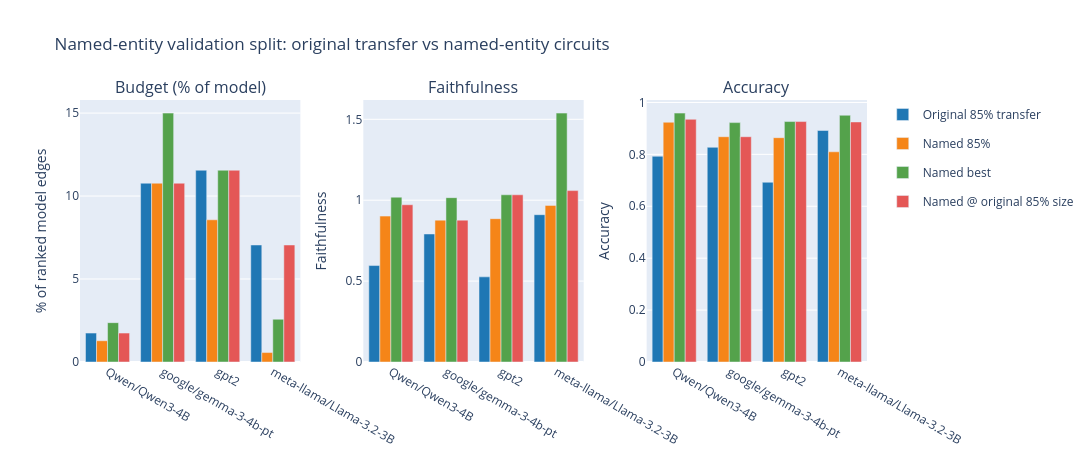

Notebook code for this chart:
### Markdown cell above
## Named Entities Analysis

This section now separates source-sweep reference numbers from the same-split named-entity comparison.

- `Original source reference` rows are the original animacy metrics on the original animacy validation sweep.
- `Original 85% transfer` is the original 85% circuit evaluated on the named-entity validation split.
- The `Named ...` rows are all evaluated on that same named-entity validation split, so those comparisons are apples-to-apples.

### Code cell
named_entity_targets, named_entity_reference, named_entity_variants, named_entity_overlap = load_named_entity_variant_summary()
named_entity_necessary_overlap = load_named_entity_necessary_overlap_summary()
display(named_entity_targets.round(4))
display(named_entity_reference.round(4))
display(named_entity_variants.round(4))
display(named_entity_overlap.round(4))
display(named_entity_necessary_overlap)

fig = make_subplots(
    rows=1,
    cols=3,
    subplot_titles=('Budget (% of model)', 'Faithfulness', 'Accuracy'),
    horizontal_spacing=0.08,
)

for circuit in CIRCUIT_VARIANT_ORDER:
    subset = named_entity_variants.loc[named_entity_variants['Circuit'] == circuit]
    fig.add_bar(
        x=subset['Model'],
        y=subset['Budget (% of model)'],
        name=circuit,
        legendgroup=circuit,
        marker_color=CIRCUIT_VARIANT_COLORS[circuit],
        row=1,
        col=1,
    )
    fig.add_bar(
        x=subset['Model'],
        y=subset['Faithfulness'],
        name=circuit,
        legendgroup=circuit,
        marker_color=CIRCUIT_VARIANT_COLORS[circuit],
        showlegend=False,
        row=1,
        col=2,
    )
    fig.add_bar(
        x=subset['Model'],
        y=subset['Accuracy'],
        name=circuit,
        legendgroup=circuit,
        marker_color=CIRCUIT_VARIANT_COLORS[circuit],
        showlegend=False,
        row=1,
        col=3,
    )

fig.update_layout(
    barmode="group",
    height=460,
    width=1450,
    title_text="Named-entity validation split: original transfer vs named-entity circuits",
)
fig.update_yaxes(title_text="% of ranked model edges", row=1, col=1)
fig.update_yaxes(title_text="Faithfulness", row=1, col=2)
fig.update_yaxes(title_text="Accuracy", row=1, col=3)
fig

### Figure 1 — Plotly figure (JSON) as saved in the notebook; plotly's stock layout.template omitted (floating-point values rounded to 4 significant figures)
{"data": [{"legendgroup": "Original 85% transfer", "marker": {"color": "#1f77b4"}, "name": "Original 85% transfer", "type": "bar", "x": ["Qwen/Qwen3-4B", "google/gemma-3-4b-pt", "gpt2", "meta-llama/Llama-3.2-3B"], "xaxis": "x", "y": [1.743, 10.78, 11.56, 7.052], "yaxis": "y"}, {"legendgroup": "Original 85% transfer", "marker": {"color": "#1f77b4"}, "name": "Original 85% transfer", "showlegend": false, "type": "bar", "x": ["Qwen/Qwen3-4B", "google/gemma-3-4b-pt", "gpt2", "meta-llama/Llama-3.2-3B"], "xaxis": "x2", "y": [0.5961, 0.7912, 0.5262, 0.9105], "yaxis": "y2"}, {"legendgroup": "Original 85% transfer", "marker": {"color": "#1f77b4"}, "name": "Original 85% transfer", "showlegend": false, "type": "bar", "x": ["Qwen/Qwen3-4B", "google/gemma-3-4b-pt", "gpt2", "meta-llama/Llama-3.2-3B"], "xaxis": "x3", "y": [0.7927, 0.8272, 0.6926, 0.892], "yaxis": "y3"}, {"legendgroup": "Named 85%", "marker": {"color": "#f58518"}, "name": "Named 85%", "type": "bar", "x": ["Qwen/Qwen3-4B", "google/gemma-3-4b-pt", "gpt2", "meta-llama/Llama-3.2-3B"], "xaxis": "x", "y": [1.281, 10.78, 8.569, 0.5698], "yaxis": "y"}, {"legendgroup": "Named 85%", "marker": {"color": "#f58518"}, "name": "Named 85%", "showlegend": false, "type": "bar", "x": ["Qwen/Qwen3-4B", "google/gemma-3-4b-pt", "gpt2", "meta-llama/Llama-3.2-3B"], "xaxis": "x2", "y": [0.9018, 0.8769, 0.8858, 0.968], "yaxis": "y2"}, {"legendgroup": "Named 85%", "marker": {"color": "#f58518"}, "name": "Named 85%", "showlegend": false, "type": "bar", "x": ["Qwen/Qwen3-4B", "google/gemma-3-4b-pt", "gpt2", "meta-llama/Llama-3.2-3B"], "xaxis": "x3", "y": [0.9237, 0.8679, 0.8643, 0.8099], "yaxis": "y3"}, {"legendgroup": "Named best", "marker": {"color": "#54a24b"}, "name": "Named best", "type": "bar", "x": ["Qwen/Qwen3-4B", "google/gemma-3-4b-pt", "gpt2", "meta-llama/Llama-3.2-3B"], "xaxis": "x", "y": [2.37, 15.0, 11.56, 2.578], "yaxis": "y"}, {"legendgroup": "Named best", "marker": {"color": "#54a24b"}, "name": "Named best", "showlegend": false, "type": "bar", "x": ["Qwen/Qwen3-4B", "google/gemma-3-4b-pt", "gpt2", "meta-llama/Llama-3.2-3B"], "xaxis": "x2", "y": [1.019, 1.016, 1.033, 1.538], "yaxis": "y2"}, {"legendgroup": "Named best", "marker": {"color": "#54a24b"}, "name": "Named best", "showlegend": false, "type": "bar", "x": ["Qwen/Qwen3-4B", "google/gemma-3-4b-pt", "gpt2", "meta-llama/Llama-3.2-3B"], "xaxis": "x3", "y": [0.959, 0.9223, 0.9264, 0.9507], "yaxis": "y3"}, {"legendgroup": "Named @ original 85% size", "marker": {"color": "#e45756"}, "name": "Named @ original 85% size", "type": "bar", "x": ["Qwen/Qwen3-4B", "google/gemma-3-4b-pt", "gpt2", "meta-llama/Llama-3.2-3B"], "xaxis": "x", "y": [1.743, 10.78, 11.56, 7.052], "yaxis": "y"}, {"legendgroup": "Named @ original 85% size", "marker": {"color": "#e45756"}, "name": "Named @ original 85% size", "showlegend": false, "type": "bar", "x": ["Qwen/Qwen3-4B", "google/gemma-3-4b-pt", "gpt2", "meta-llama/Llama-3.2-3B"], "xaxis": "x2", "y": [0.9719, 0.8769, 1.033, 1.059], "yaxis": "y2"}, {"legendgroup": "Named @ original 85% size", "marker": {"color": "#e45756"}, "name": "Named @ original 85% size", "showlegend": false, "type": "bar", "x": ["Qwen/Qwen3-4B", "google/gemma-3-4b-pt", "gpt2", "meta-llama/Llama-3.2-3B"], "xaxis": "x3", "y": [0.9351, 0.8679, 0.9264, 0.9249], "yaxis": "y3"}], "layout": {"annotations": [{"font": {"size": 16}, "showarrow": false, "text": "Budget (% of model)", "x": 0.14, "xanchor": "center", "xref": "paper", "y": 1, "yanchor": "bottom", "yref": "paper"}, {"font": {"size": 16}, "showarrow": false, "text": "Faithfulness", "x": 0.5, "xanchor": "center", "xref": "paper", "y": 1, "yanchor": "bottom", "yref": "paper"}, {"font": {"size": 16}, "showarrow": false, "text": "Accuracy", "x": 0.86, "xanchor": "center", "xref": "paper", "y": 1, "yanchor": "bottom", "yref": "paper"}], "barmode": "group", "height": 460, "title": {"text": "Named-entity validation split: original transfer vs named-entity circuits"}, "width": 1450, "xaxis": {"anchor": "y", "domain": [0, 0.28]}, "xaxis2": {"anchor": "y2", "domain": [0.36, 0.64]}, "xaxis3": {"anchor": "y3", "domain": [0.72, 1]}, "yaxis": {"anchor": "x", "domain": [0, 1], "title": {"text": "% of ranked model edges"}}, "yaxis2": {"anchor": "x2", "domain": [0, 1], "title": {"text": "Faithfulness"}}, "yaxis3": {"anchor": "x3", "domain": [0, 1], "title": {"text": "Accuracy"}}}}
